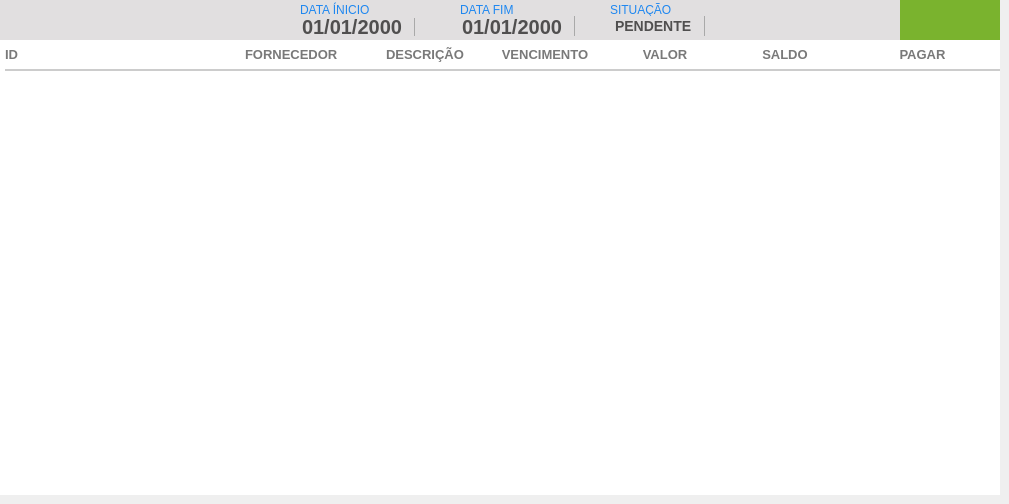
    <widget class="QWidget" name="tab_APagar">
     <attribute name="title">
      <string>CONTAS A PAGAR</string>
     </attribute>
     <widget class="QFrame" name="fr_TopoMenuAPagar">
      <property name="geometry">
       <rect>
        <x>0</x>
        <y>0</y>
        <width>1000</width>
        <height>40</height>
       </rect>
      </property>
      <property name="styleSheet">
       <string notr="true">background:#E1DFE0;
border: none;</string>
      </property>
      <widget class="QPushButton" name="bt_BuscaAPagar">
       <property name="geometry">
        <rect>
         <x>820</x>
         <y>5</y>
         <width>30</width>
         <height>30</height>
        </rect>
       </property>
       <property name="font">
        <font>
         <family>Arial</family>
        </font>
       </property>
       <property name="cursor">
        <cursorShape>PointingHandCursor</cursorShape>
       </property>
       <property name="focusPolicy">
        <enum>Qt::NoFocus</enum>
       </property>
       <property name="contextMenuPolicy">
        <enum>Qt::NoContextMenu</enum>
       </property>
       <property name="toolTip">
        <string>BUSCAR</string>
       </property>
       <property name="styleSheet">
        <string notr="true"/>
       </property>
       <property name="text">
        <string/>
       </property>
      </widget>
      <widget class="QPushButton" name="bt_PrintAPagar">
       <property name="geometry">
        <rect>
         <x>860</x>
         <y>5</y>
         <width>30</width>
         <height>30</height>
        </rect>
       </property>
       <property name="font">
        <font>
         <family>Arial</family>
        </font>
       </property>
       <property name="cursor">
        <cursorShape>PointingHandCursor</cursorShape>
       </property>
       <property name="focusPolicy">
        <enum>Qt::NoFocus</enum>
       </property>
       <property name="contextMenuPolicy">
        <enum>Qt::NoContextMenu</enum>
       </property>
       <property name="toolTip">
        <string>IMPRIMIR</string>
       </property>
       <property name="text">
        <string/>
       </property>
      </widget>
      <widget class="QDateEdit" name="dt_InicioAPagar">
       <property name="geometry">
        <rect>
         <x>300</x>
         <y>16</y>
         <width>140</width>
         <height>20</height>
        </rect>
       </property>
       <property name="styleSheet">
        <string notr="true">QDateEdit {
background: #E1DFE0;
border: none;
font-family: &quot;Arial&quot;;
font-size: 20px;
font-weight: bold;
color: rgb(80,79,79)
}

 QDateEdit::drop-down {
     subcontrol-origin: padding;
     subcontrol-position: top right;
     width: 25px;
     border-left-width: 1px;
     border-left-color: darkgray;
     border-left-style: solid; /* just a single line */
     border-top-right-radius: 3px; /* same radius as the QComboBox */
     border-bottom-right-radius: 3px;
 }
QDateEdit::down-arrow {
     image: url(Images/down.png);
 }</string>
       </property>
       <property name="displayFormat">
        <string>dd/MM/yyyy</string>
       </property>
       <property name="calendarPopup">
        <bool>true</bool>
       </property>
      </widget>
      <widget class="QLabel" name="lb_FormVenda_27">
       <property name="geometry">
        <rect>
         <x>300</x>
         <y>2</y>
         <width>120</width>
         <height>16</height>
        </rect>
       </property>
       <property name="styleSheet">
        <string notr="true">QLabel{
font-size: 12px;
font-family: &quot;Arial Unicode MS&quot;;

color:#1E87F0;
border: none;
}</string>
       </property>
       <property name="text">
        <string>DATA ÍNICIO</string>
       </property>
      </widget>
      <widget class="QLabel" name="lb_FormVenda_28">
       <property name="geometry">
        <rect>
         <x>460</x>
         <y>2</y>
         <width>120</width>
         <height>16</height>
        </rect>
       </property>
       <property name="styleSheet">
        <string notr="true">QLabel{
font-size: 12px;
font-family: &quot;Arial Unicode MS&quot;;

color:#1E87F0;
border: none;
}</string>
       </property>
       <property name="text">
        <string>DATA FIM</string>
       </property>
      </widget>
      <widget class="QDateEdit" name="dt_FimAPagar">
       <property name="geometry">
        <rect>
         <x>460</x>
         <y>16</y>
         <width>140</width>
         <height>20</height>
        </rect>
       </property>
       <property name="styleSheet">
        <string notr="true">QDateEdit {
background: #E1DFE0;
border: none;
font-family: &quot;Arial&quot;;
font-size: 20px;
font-weight: bold;
color: rgb(80,79,79)
}

 QDateEdit::drop-down {
     subcontrol-origin: padding;
     subcontrol-position: top right;
     width: 25px;
     border-left-width: 1px;
     border-left-color: darkgray;
     border-left-style: solid; /* just a single line */
     border-top-right-radius: 3px; /* same radius as the QComboBox */
     border-bottom-right-radius: 3px;
 }
QDateEdit::down-arrow {
     image: url(Images/down.png);
 }</string>
       </property>
       <property name="displayFormat">
        <string>dd/MM/yyyy</string>
       </property>
       <property name="calendarPopup">
        <bool>true</bool>
       </property>
      </widget>
      <widget class="QLabel" name="lb_FormVenda_30">
       <property name="geometry">
        <rect>
         <x>610</x>
         <y>2</y>
         <width>120</width>
         <height>16</height>
        </rect>
       </property>
       <property name="styleSheet">
        <string notr="true">QLabel{
font-size: 12px;
font-family: &quot;Arial Unicode MS&quot;;

color:#1E87F0;
border: none;
}</string>
       </property>
       <property name="text">
        <string>SITUAÇÃO</string>
       </property>
      </widget>
      <widget class="QComboBox" name="cb_situacaoAPagar">
       <property name="geometry">
        <rect>
         <x>610</x>
         <y>16</y>
         <width>120</width>
         <height>20</height>
        </rect>
       </property>
       <property name="styleSheet">
        <string notr="true">QComboBox{
background: #E1DFE0;
border: none;
font-family: &quot;Arial&quot;;
font-size: 14px;
font-weight: bold;
color: rgb(80,79,79)
}

 QComboBox::drop-down {
     subcontrol-origin: padding;
     subcontrol-position: top right;
     width: 25px;
     border-left-width: 1px;
     border-left-color: darkgray;
     border-left-style: solid; /* just a single line */
     border-top-right-radius: 3px; /* same radius as the QComboBox */
     border-bottom-right-radius: 3px;
 }
QComboBox::down-arrow {
     image: url(Images/down.png);
 }
</string>
       </property>
       <item>
        <property name="text">
         <string>PENDENTE</string>
        </property>
       </item>
       <item>
        <property name="text">
         <string>PAGO</string>
        </property>
       </item>
      </widget>
      <widget class="QPushButton" name="bt_AddContaAPagar">
       <property name="geometry">
        <rect>
         <x>900</x>
         <y>0</y>
         <width>100</width>
         <height>40</height>
        </rect>
       </property>
       <property name="cursor">
        <cursorShape>PointingHandCursor</cursorShape>
       </property>
       <property name="focusPolicy">
        <enum>Qt::NoFocus</enum>
       </property>
       <property name="contextMenuPolicy">
        <enum>Qt::ActionsContextMenu</enum>
       </property>
       <property name="styleSheet">
        <string notr="true">QPushButton {
background-color: #7AB32E;
 }
QPushButton:hover{
background-color: #40a286
}</string>
       </property>
       <property name="text">
        <string/>
       </property>
      </widget>
     </widget>
     <widget class="QTableWidget" name="tb_APagar">
      <property name="geometry">
       <rect>
        <x>0</x>
        <y>40</y>
        <width>1000</width>
        <height>455</height>
       </rect>
      </property>
      <property name="cursor" stdset="0">
       <cursorShape>PointingHandCursor</cursorShape>
      </property>
      <property name="focusPolicy">
       <enum>Qt::WheelFocus</enum>
      </property>
      <property name="styleSheet">
       <string notr="true">QTableView{
color: #797979;
font-weight: bold;
font-size: 13px;
background: #FFF;
padding: 0 0 0 5px;
}
QHeaderView:section{
background: #FFF;
padding: 5px 0 ;
font-size: 13px;
font-family: &quot;Arial&quot;;
font-weight: bold;
color: #797979;
border: none;
border-bottom: 2px solid #CCC;
}
QTableView::item {
border-bottom: 2px solid #CCC;
padding: 2px;
}

</string>
      </property>
      <property name="frameShape">
       <enum>QFrame::NoFrame</enum>
      </property>
      <property name="frameShadow">
       <enum>QFrame::Plain</enum>
      </property>
      <property name="autoScrollMargin">
       <number>20</number>
      </property>
      <property name="editTriggers">
       <set>QAbstractItemView::NoEditTriggers</set>
      </property>
      <property name="tabKeyNavigation">
       <bool>false</bool>
      </property>
      <property name="showDropIndicator" stdset="0">
       <bool>false</bool>
      </property>
      <property name="dragDropOverwriteMode">
       <bool>false</bool>
      </property>
      <property name="selectionMode">
       <enum>QAbstractItemView::NoSelection</enum>
      </property>
      <property name="selectionBehavior">
       <enum>QAbstractItemView::SelectRows</enum>
      </property>
      <property name="textElideMode">
       <enum>Qt::ElideMiddle</enum>
      </property>
      <property name="showGrid">
       <bool>false</bool>
      </property>
      <property name="cornerButtonEnabled">
       <bool>false</bool>
      </property>
      <property name="rowCount">
       <number>0</number>
      </property>
      <attribute name="horizontalHeaderDefaultSectionSize">
       <number>120</number>
      </attribute>
      <attribute name="horizontalHeaderStretchLastSection">
       <bool>true</bool>
      </attribute>
      <attribute name="verticalHeaderVisible">
       <bool>false</bool>
      </attribute>
      <attribute name="verticalHeaderCascadingSectionResizes">
       <bool>true</bool>
      </attribute>
      <attribute name="verticalHeaderDefaultSectionSize">
       <number>50</number>
      </attribute>
      <column>
       <property name="text">
        <string>ID</string>
       </property>
       <property name="font">
        <font>
         <family>Segoe UI</family>
         <pointsize>10</pointsize>
         <weight>75</weight>
         <bold>true</bold>
        </font>
       </property>
       <property name="textAlignment">
        <set>AlignLeading|AlignVCenter</set>
       </property>
       <property name="background">
        <color alpha="0">
         <red>0</red>
         <green>0</green>
         <blue>0</blue>
        </color>
       </property>
       <property name="foreground">
        <brush brushstyle="SolidPattern">
         <color alpha="255">
          <red>80</red>
          <green>79</green>
          <blue>79</blue>
         </color>
        </brush>
       </property>
      </column>
      <column>
       <property name="text">
        <string/>
       </property>
      </column>
      <column>
       <property name="text">
        <string>FORNECEDOR</string>
       </property>
       <property name="font">
        <font>
         <family>Segoe UI</family>
         <pointsize>10</pointsize>
         <weight>75</weight>
         <bold>true</bold>
        </font>
       </property>
       <property name="textAlignment">
        <set>AlignLeading|AlignVCenter</set>
       </property>
       <property name="foreground">
        <brush brushstyle="SolidPattern">
         <color alpha="255">
          <red>80</red>
          <green>79</green>
          <blue>79</blue>
         </color>
        </brush>
       </property>
      </column>
      <column>
       <property name="text">
        <string>DESCRIÇÃO</string>
       </property>
       <property name="font">
        <font>
         <family>Segoe UI</family>
         <pointsize>10</pointsize>
         <weight>75</weight>
         <bold>true</bold>
        </font>
       </property>
       <property name="textAlignment">
        <set>AlignCenter</set>
       </property>
       <property name="foreground">
        <brush brushstyle="SolidPattern">
         <color alpha="255">
          <red>80</red>
          <green>79</green>
          <blue>79</blue>
         </color>
        </brush>
       </property>
      </column>
      <column>
       <property name="text">
        <string>VENCIMENTO</string>
       </property>
       <property name="font">
        <font>
         <family>Segoe UI</family>
         <pointsize>10</pointsize>
         <weight>75</weight>
         <bold>true</bold>
        </font>
       </property>
       <property name="textAlignment">
        <set>AlignCenter</set>
       </property>
       <property name="foreground">
        <brush brushstyle="SolidPattern">
         <color alpha="255">
          <red>80</red>
          <green>79</green>
          <blue>79</blue>
         </color>
        </brush>
       </property>
      </column>
      <column>
       <property name="text">
        <string>VALOR</string>
       </property>
       <property name="font">
        <font>
         <family>Segoe UI</family>
         <pointsize>10</pointsize>
         <weight>75</weight>
         <bold>true</bold>
        </font>
       </property>
       <property name="textAlignment">
        <set>AlignCenter</set>
       </property>
       <property name="foreground">
        <brush brushstyle="SolidPattern">
         <color alpha="255">
          <red>80</red>
          <green>79</green>
          <blue>79</blue>
         </color>
        </brush>
       </property>
      </column>
      <column>
       <property name="text">
        <string>SALDO</string>
       </property>
       <property name="font">
        <font>
         <family>Segoe UI</family>
         <pointsize>10</pointsize>
         <weight>75</weight>
         <bold>true</bold>
        </font>
       </property>
       <property name="textAlignment">
        <set>AlignCenter</set>
       </property>
       <property name="foreground">
        <brush brushstyle="SolidPattern">
         <color alpha="255">
          <red>80</red>
          <green>79</green>
          <blue>79</blue>
         </color>
        </brush>
       </property>
      </column>
      <column>
       <property name="text">
        <string>PAGAR</string>
       </property>
       <property name="font">
        <font>
         <family>Segoe UI</family>
         <pointsize>10</pointsize>
         <weight>75</weight>
         <bold>true</bold>
        </font>
       </property>
       <property name="textAlignment">
        <set>AlignCenter</set>
       </property>
       <property name="foreground">
        <brush brushstyle="SolidPattern">
         <color alpha="255">
          <red>80</red>
          <green>79</green>
          <blue>79</blue>
         </color>
        </brush>
       </property>
      </column>
     </widget>
    </widget>
